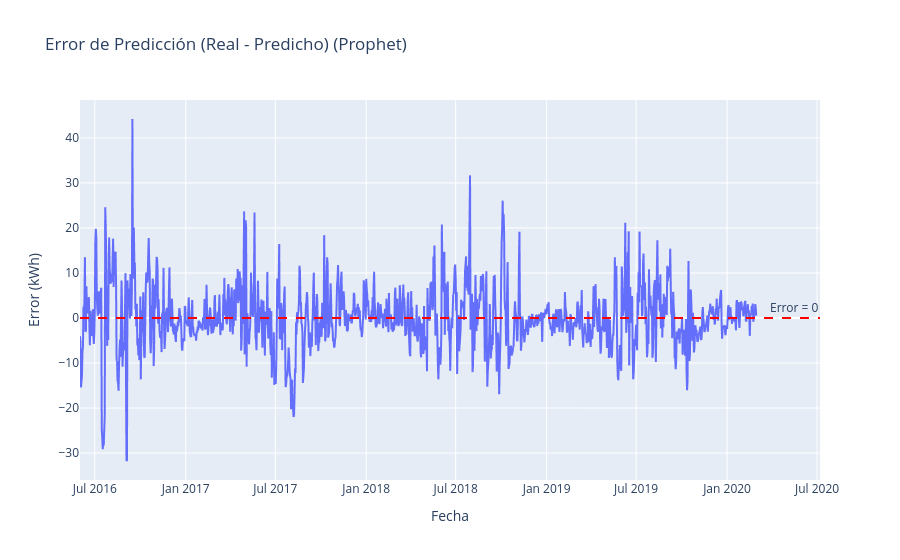

Here is the notebook cell this chart was saved with:
### Markdown cell above
5. Grafique el error (Valor real - Valor predicho) en todo el intervalo de tiempo. Analice sus resultados y responda: ¿Hay un comportamiento estacional en la serie?

> **Respuesta**: En este caso, se puede ver que el error de predicción posee estacionalidad, dada su oscilación en un solo eje de valores, adicionalmente si se ve con respecto a fechas, es más difusa su tendencia con respecto a la alternativa vista con _Fourier_, la cual es especial para identificar patrones estacionarios por su cálculo basado en coeficientes de FFT.

### Code cell
error_train_prophet = prophet_train['y'] - y_pred_prophet_train['yhat']
error_test_prophet = prophet_test['y'] - y_pred_prophet_test['yhat']

total_error_prophet=pd.concat([
  pd.Series(error_train_prophet, index=prophet_train.index), 
  pd.Series(error_test_prophet, index=prophet_test.index)
]).reset_index(drop=True)
fig = px.line(
  x=prophet_df['ds'], 
  y=total_error_prophet, 
  title='Error de Predicción (Real - Predicho) (Prophet)',
  labels={'x': 'Fecha', 'y': 'Error (kWh)'}
)
fig.add_hline(
  y=0, 
  line_dash="dash", 
  line_color="red", 
  annotation_text="Error = 0"
)
fig.show()

### Figure 1 — Plotly figure (JSON) as saved in the notebook; plotly's stock layout.template omitted (floating-point values rounded to 4 significant figures; data arrays with more than 128 entries replaced by an {"elided": "..."} marker saying what was removed)
{"data": [{"hovertemplate": "Fecha=%{x}<br>Error (kWh)=%{y}<extra></extra>", "legendgroup": "", "line": {"color": "#636efa", "dash": "solid"}, "marker": {"symbol": "circle"}, "mode": "lines", "name": "", "showlegend": false, "type": "scattergl", "x": {"elided": "1498 str values"}, "xaxis": "x", "y": {"elided": "1498 float values"}, "yaxis": "y"}], "layout": {"annotations": [{"showarrow": false, "text": "Error = 0", "x": 1, "xanchor": "right", "xref": "x domain", "y": 0, "yanchor": "bottom", "yref": "y"}], "legend": {"tracegroupgap": 0}, "shapes": [{"line": {"color": "red", "dash": "dash"}, "type": "line", "x0": 0, "x1": 1, "xref": "x domain", "y0": 0, "y1": 0, "yref": "y"}], "title": {"text": "Error de Predicción (Real - Predicho) (Prophet)"}, "xaxis": {"anchor": "y", "domain": [0, 1], "title": {"text": "Fecha"}}, "yaxis": {"anchor": "x", "domain": [0, 1], "title": {"text": "Error (kWh)"}}}}
